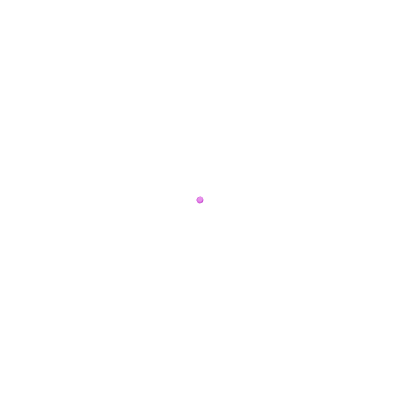
Frame 1 (no input)
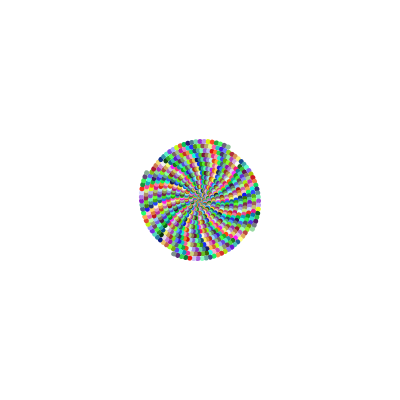
Frame 60 (no input)
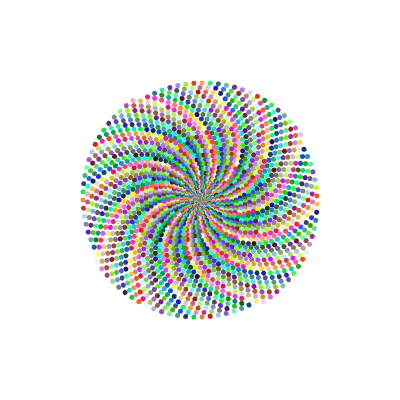
Frame 120 (the mouse pressed at the canvas centre since frame 60)

The p5.js sketch that drew these frames (run headless with seeded random() and noise() and a simulated clock; from frame 60 on, the mouse is pressed at the canvas centre):

// p5.js sketch
// ── sketch.js
let width = 400;
let height = 400;
let rotorwert = 10
let angle = 0;
let radius = 0;
let green;
let red;
let blue;
let greeninc;
let blueinc;
let redinc;

let radiuswert;
let anglewert;

function setup() {
  createCanvas(width, height);

  anglewert = 91;
  radiuswert = random(0.05,0.05);
  

  red = random(255);
  blue = random(255);
  green = random(255);

  blueinc = random(30);
  redinc = random(30);
  greeninc = random(30);
}

function draw() {
  console.log(red,green,blue);
  angleMode(DEGREES);
  rectMode(CENTER);
  stroke("black");
  strokeWeight(5);
  // noLoop();
  frameRate(10000);

  for (let i = 0; i < 20; i++) {
 push();
  translate(width/2,height/2);
  red+=redinc;
  green+=greeninc;
  blue+=blueinc;

  rotate(angle);
  angle+=anglewert;
  radius+=radiuswert;
  stroke(red,blue,green)

  point(radius,0);

  if (red> 255){
    red = 0;
  }
  if (blue> 255){
    blue = 0;
  }
  if (green> 255){
    green = 0;
  }
  pop();




  }
}
function mousePressed() {
  redraw();
  
}
